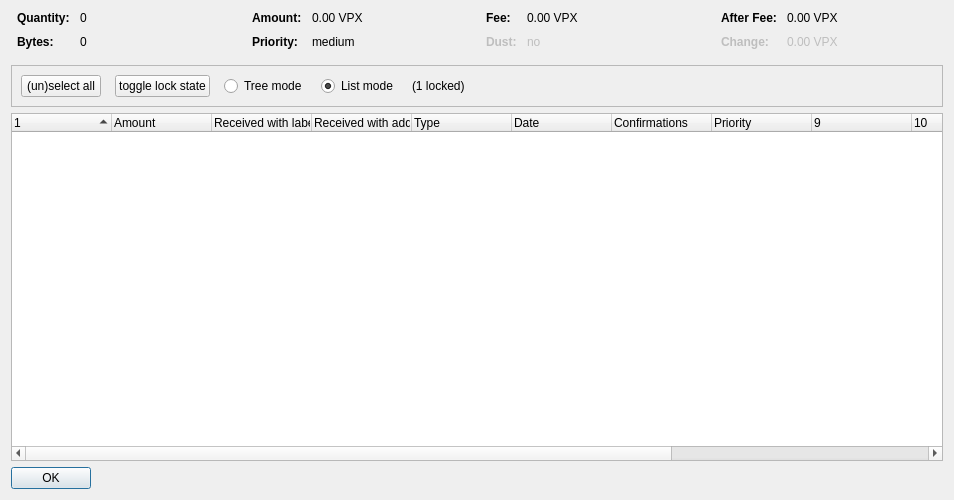
<?xml version="1.0" encoding="UTF-8"?>
<ui version="4.0">
 <class>CoinControlDialog</class>
 <widget class="QDialog" name="CoinControlDialog">
  <property name="geometry">
   <rect>
    <x>0</x>
    <y>0</y>
    <width>954</width>
    <height>500</height>
   </rect>
  </property>
  <property name="windowTitle">
   <string>Coin Selection</string>
  </property>
  <layout class="QVBoxLayout" name="verticalLayout">
   <item>
    <layout class="QHBoxLayout" name="horizontalLayoutTop" stretch="0,0,0,0">
     <property name="topMargin">
      <number>0</number>
     </property>
     <property name="bottomMargin">
      <number>10</number>
     </property>
     <item>
      <layout class="QFormLayout" name="formLayoutCoinControl1">
       <property name="horizontalSpacing">
        <number>10</number>
       </property>
       <property name="verticalSpacing">
        <number>10</number>
       </property>
       <property name="leftMargin">
        <number>6</number>
       </property>
       <property name="rightMargin">
        <number>6</number>
       </property>
       <item row="0" column="0">
        <widget class="QLabel" name="labelCoinControlQuantityText">
         <property name="font">
          <font>
           <weight>75</weight>
           <bold>true</bold>
          </font>
         </property>
         <property name="text">
          <string>Quantity:</string>
         </property>
        </widget>
       </item>
       <item row="0" column="1">
        <widget class="QLabel" name="labelCoinControlQuantity">
         <property name="cursor">
          <cursorShape>IBeamCursor</cursorShape>
         </property>
         <property name="contextMenuPolicy">
          <enum>Qt::ActionsContextMenu</enum>
         </property>
         <property name="text">
          <string notr="true">0</string>
         </property>
         <property name="textInteractionFlags">
          <set>Qt::LinksAccessibleByMouse|Qt::TextSelectableByKeyboard|Qt::TextSelectableByMouse</set>
         </property>
        </widget>
       </item>
       <item row="1" column="0">
        <widget class="QLabel" name="labelCoinControlBytesText">
         <property name="font">
          <font>
           <weight>75</weight>
           <bold>true</bold>
          </font>
         </property>
         <property name="text">
          <string>Bytes:</string>
         </property>
        </widget>
       </item>
       <item row="1" column="1">
        <widget class="QLabel" name="labelCoinControlBytes">
         <property name="cursor">
          <cursorShape>IBeamCursor</cursorShape>
         </property>
         <property name="contextMenuPolicy">
          <enum>Qt::ActionsContextMenu</enum>
         </property>
         <property name="text">
          <string notr="true">0</string>
         </property>
         <property name="textInteractionFlags">
          <set>Qt::LinksAccessibleByMouse|Qt::TextSelectableByKeyboard|Qt::TextSelectableByMouse</set>
         </property>
        </widget>
       </item>
      </layout>
     </item>
     <item>
      <layout class="QFormLayout" name="formLayoutCoinControl2">
       <property name="horizontalSpacing">
        <number>10</number>
       </property>
       <property name="verticalSpacing">
        <number>10</number>
       </property>
       <property name="leftMargin">
        <number>6</number>
       </property>
       <property name="rightMargin">
        <number>6</number>
       </property>
       <item row="0" column="0">
        <widget class="QLabel" name="labelCoinControlAmountText">
         <property name="font">
          <font>
           <weight>75</weight>
           <bold>true</bold>
          </font>
         </property>
         <property name="text">
          <string>Amount:</string>
         </property>
        </widget>
       </item>
       <item row="0" column="1">
        <widget class="QLabel" name="labelCoinControlAmount">
         <property name="cursor">
          <cursorShape>IBeamCursor</cursorShape>
         </property>
         <property name="contextMenuPolicy">
          <enum>Qt::ActionsContextMenu</enum>
         </property>
         <property name="text">
          <string notr="true">0.00 VPX</string>
         </property>
         <property name="textInteractionFlags">
          <set>Qt::LinksAccessibleByMouse|Qt::TextSelectableByKeyboard|Qt::TextSelectableByMouse</set>
         </property>
        </widget>
       </item>
       <item row="1" column="0">
        <widget class="QLabel" name="labelCoinControlPriorityText">
         <property name="font">
          <font>
           <weight>75</weight>
           <bold>true</bold>
          </font>
         </property>
         <property name="text">
          <string>Priority:</string>
         </property>
        </widget>
       </item>
       <item row="1" column="1">
        <widget class="QLabel" name="labelCoinControlPriority">
         <property name="cursor">
          <cursorShape>IBeamCursor</cursorShape>
         </property>
         <property name="contextMenuPolicy">
          <enum>Qt::ActionsContextMenu</enum>
         </property>
         <property name="text">
          <string>medium</string>
         </property>
         <property name="textInteractionFlags">
          <set>Qt::LinksAccessibleByMouse|Qt::TextSelectableByKeyboard|Qt::TextSelectableByMouse</set>
         </property>
        </widget>
       </item>
      </layout>
     </item>
     <item>
      <layout class="QFormLayout" name="formLayoutCoinControl3">
       <property name="horizontalSpacing">
        <number>10</number>
       </property>
       <property name="verticalSpacing">
        <number>10</number>
       </property>
       <property name="leftMargin">
        <number>6</number>
       </property>
       <property name="rightMargin">
        <number>6</number>
       </property>
       <item row="0" column="0">
        <widget class="QLabel" name="labelCoinControlFeeText">
         <property name="font">
          <font>
           <weight>75</weight>
           <bold>true</bold>
          </font>
         </property>
         <property name="text">
          <string>Fee:</string>
         </property>
        </widget>
       </item>
       <item row="0" column="1">
        <widget class="QLabel" name="labelCoinControlFee">
         <property name="cursor">
          <cursorShape>IBeamCursor</cursorShape>
         </property>
         <property name="contextMenuPolicy">
          <enum>Qt::ActionsContextMenu</enum>
         </property>
         <property name="text">
          <string notr="true">0.00 VPX</string>
         </property>
         <property name="textInteractionFlags">
          <set>Qt::LinksAccessibleByMouse|Qt::TextSelectableByKeyboard|Qt::TextSelectableByMouse</set>
         </property>
        </widget>
       </item>
       <item row="1" column="0">
        <widget class="QLabel" name="labelCoinControlLowOutputText">
         <property name="enabled">
          <bool>false</bool>
         </property>
         <property name="font">
          <font>
           <weight>75</weight>
           <bold>true</bold>
          </font>
         </property>
         <property name="text">
          <string>Dust:</string>
         </property>
        </widget>
       </item>
       <item row="1" column="1">
        <widget class="QLabel" name="labelCoinControlLowOutput">
         <property name="enabled">
          <bool>false</bool>
         </property>
         <property name="cursor">
          <cursorShape>IBeamCursor</cursorShape>
         </property>
         <property name="contextMenuPolicy">
          <enum>Qt::ActionsContextMenu</enum>
         </property>
         <property name="text">
          <string>no</string>
         </property>
         <property name="textInteractionFlags">
          <set>Qt::LinksAccessibleByMouse|Qt::TextSelectableByKeyboard|Qt::TextSelectableByMouse</set>
         </property>
        </widget>
       </item>
      </layout>
     </item>
     <item>
      <layout class="QFormLayout" name="formLayoutCoinControl4">
       <property name="horizontalSpacing">
        <number>10</number>
       </property>
       <property name="verticalSpacing">
        <number>10</number>
       </property>
       <property name="leftMargin">
        <number>6</number>
       </property>
       <property name="rightMargin">
        <number>6</number>
       </property>
       <item row="0" column="0">
        <widget class="QLabel" name="labelCoinControlAfterFeeText">
         <property name="font">
          <font>
           <weight>75</weight>
           <bold>true</bold>
          </font>
         </property>
         <property name="text">
          <string>After Fee:</string>
         </property>
        </widget>
       </item>
       <item row="0" column="1">
        <widget class="QLabel" name="labelCoinControlAfterFee">
         <property name="cursor">
          <cursorShape>IBeamCursor</cursorShape>
         </property>
         <property name="contextMenuPolicy">
          <enum>Qt::ActionsContextMenu</enum>
         </property>
         <property name="text">
          <string notr="true">0.00 VPX</string>
         </property>
         <property name="textInteractionFlags">
          <set>Qt::LinksAccessibleByMouse|Qt::TextSelectableByKeyboard|Qt::TextSelectableByMouse</set>
         </property>
        </widget>
       </item>
       <item row="1" column="0">
        <widget class="QLabel" name="labelCoinControlChangeText">
         <property name="enabled">
          <bool>false</bool>
         </property>
         <property name="font">
          <font>
           <weight>75</weight>
           <bold>true</bold>
          </font>
         </property>
         <property name="text">
          <string>Change:</string>
         </property>
        </widget>
       </item>
       <item row="1" column="1">
        <widget class="QLabel" name="labelCoinControlChange">
         <property name="enabled">
          <bool>false</bool>
         </property>
         <property name="cursor">
          <cursorShape>IBeamCursor</cursorShape>
         </property>
         <property name="contextMenuPolicy">
          <enum>Qt::ActionsContextMenu</enum>
         </property>
         <property name="text">
          <string notr="true">0.00 VPX</string>
         </property>
         <property name="textInteractionFlags">
          <set>Qt::LinksAccessibleByMouse|Qt::TextSelectableByKeyboard|Qt::TextSelectableByMouse</set>
         </property>
        </widget>
       </item>
      </layout>
     </item>
    </layout>
   </item>
   <item>
    <widget class="QFrame" name="frame">
     <property name="minimumSize">
      <size>
       <width>0</width>
       <height>40</height>
      </size>
     </property>
     <property name="frameShape">
      <enum>QFrame::StyledPanel</enum>
     </property>
     <property name="frameShadow">
      <enum>QFrame::Sunken</enum>
     </property>
     <layout class="QHBoxLayout" name="horizontalLayout">
      <item>
       <layout class="QHBoxLayout" name="horizontalLayoutPanel" stretch="0,0,0,0,0,0">
        <property name="spacing">
         <number>14</number>
        </property>
        <item>
         <widget class="QPushButton" name="pushButtonSelectAll">
          <property name="sizePolicy">
           <sizepolicy hsizetype="Maximum" vsizetype="Fixed">
            <horstretch>0</horstretch>
            <verstretch>0</verstretch>
           </sizepolicy>
          </property>
          <property name="text">
           <string>(un)select all</string>
          </property>
          <property name="autoDefault">
           <bool>false</bool>
          </property>
         </widget>
        </item>
        <item>
         <widget class="QPushButton" name="pushButtonToggleLock">
          <property name="sizePolicy">
           <sizepolicy hsizetype="Maximum" vsizetype="Fixed">
            <horstretch>0</horstretch>
            <verstretch>0</verstretch>
           </sizepolicy>
          </property>
          <property name="text">
           <string>toggle lock state</string>
          </property>
          <property name="autoDefault">
           <bool>false</bool>
          </property>
         </widget>
        </item>
        <item>
         <widget class="QRadioButton" name="radioTreeMode">
          <property name="sizePolicy">
           <sizepolicy hsizetype="Maximum" vsizetype="Fixed">
            <horstretch>0</horstretch>
            <verstretch>0</verstretch>
           </sizepolicy>
          </property>
          <property name="text">
           <string>Tree mode</string>
          </property>
         </widget>
        </item>
        <item>
         <widget class="QRadioButton" name="radioListMode">
          <property name="sizePolicy">
           <sizepolicy hsizetype="Maximum" vsizetype="Fixed">
            <horstretch>0</horstretch>
            <verstretch>0</verstretch>
           </sizepolicy>
          </property>
          <property name="text">
           <string>List mode</string>
          </property>
          <property name="checked">
           <bool>true</bool>
          </property>
         </widget>
        </item>
        <item>
         <widget class="QLabel" name="labelLocked">
          <property name="text">
           <string>(1 locked)</string>
          </property>
         </widget>
        </item>
        <item>
         <spacer name="horizontalSpacer">
          <property name="orientation">
           <enum>Qt::Horizontal</enum>
          </property>
          <property name="sizeHint" stdset="0">
           <size>
            <width>40</width>
            <height>20</height>
           </size>
          </property>
         </spacer>
        </item>
       </layout>
      </item>
     </layout>
    </widget>
   </item>
   <item>
    <widget class="CoinControlTreeWidget" name="treeWidget">
     <property name="contextMenuPolicy">
      <enum>Qt::CustomContextMenu</enum>
     </property>
     <property name="sortingEnabled">
      <bool>false</bool>
     </property>
     <property name="columnCount">
      <number>13</number>
     </property>
     <attribute name="headerShowSortIndicator" stdset="0">
      <bool>true</bool>
     </attribute>
     <attribute name="headerStretchLastSection">
      <bool>false</bool>
     </attribute>
     <column>
      <property name="text">
       <string/>
      </property>
     </column>
     <column>
      <property name="text">
       <string>Amount</string>
      </property>
     </column>
     <column>
      <property name="text">
       <string>Received with label</string>
      </property>
     </column>
     <column>
      <property name="text">
       <string>Received with address</string>
      </property>
     </column>
     <column>
      <property name="text">
       <string>Type</string>
      </property>
     </column>
     <column>
      <property name="text">
       <string>Date</string>
      </property>
     </column>
     <column>
      <property name="text">
       <string>Confirmations</string>
      </property>
      <property name="toolTip">
       <string>Confirmed</string>
      </property>
     </column>
     <column>
      <property name="text">
       <string>Priority</string>
      </property>
     </column>
     <column>
      <property name="text">
       <string/>
      </property>
     </column>
     <column>
      <property name="text">
       <string/>
      </property>
     </column>
     <column>
      <property name="text">
       <string/>
      </property>
     </column>
     <column>
      <property name="text">
       <string/>
      </property>
     </column>
     <column>
      <property name="text">
       <string/>
      </property>
     </column>
    </widget>
   </item>
   <item>
    <widget class="QDialogButtonBox" name="buttonBox">
     <property name="sizePolicy">
      <sizepolicy hsizetype="Maximum" vsizetype="Fixed">
       <horstretch>0</horstretch>
       <verstretch>0</verstretch>
      </sizepolicy>
     </property>
     <property name="orientation">
      <enum>Qt::Horizontal</enum>
     </property>
     <property name="standardButtons">
      <set>QDialogButtonBox::Ok</set>
     </property>
    </widget>
   </item>
  </layout>
 </widget>
 <customwidgets>
  <customwidget>
   <class>CoinControlTreeWidget</class>
   <extends>QTreeWidget</extends>
   <header>coincontroltreewidget.h</header>
  </customwidget>
 </customwidgets>
 <resources/>
 <connections/>
</ui>
